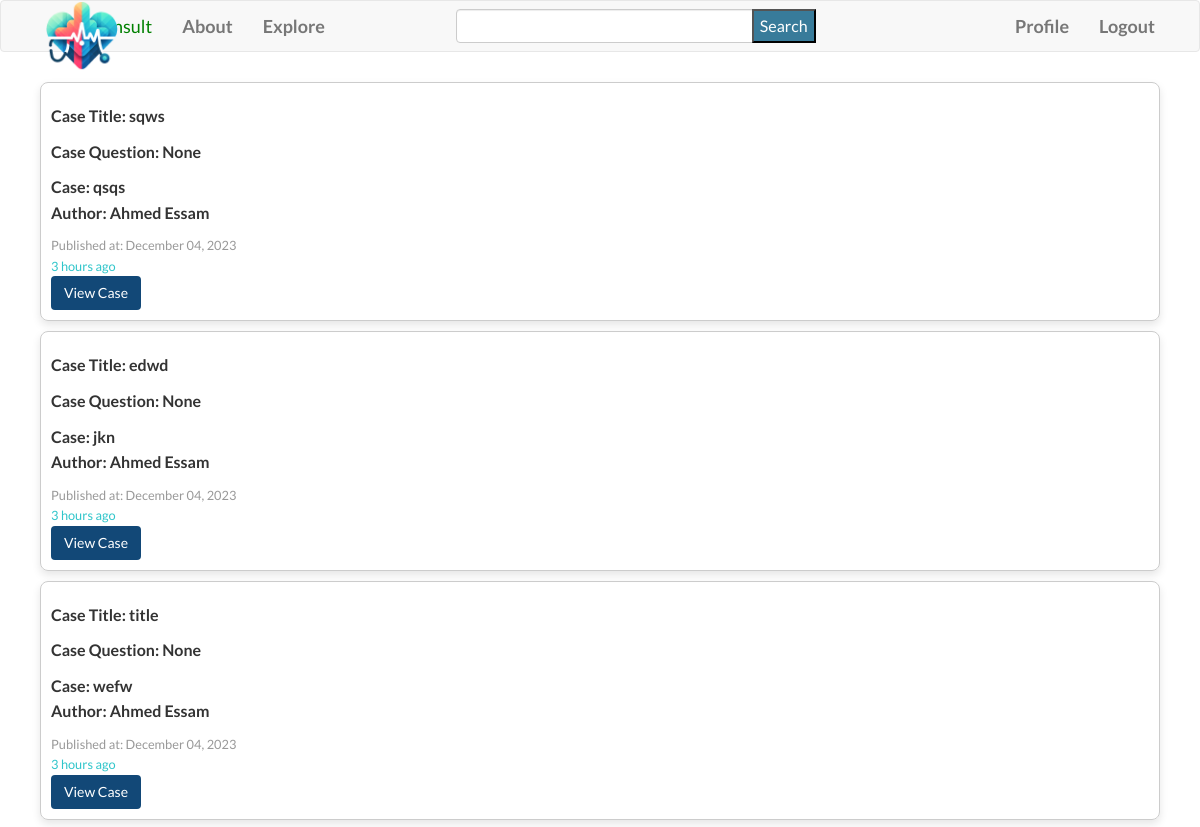
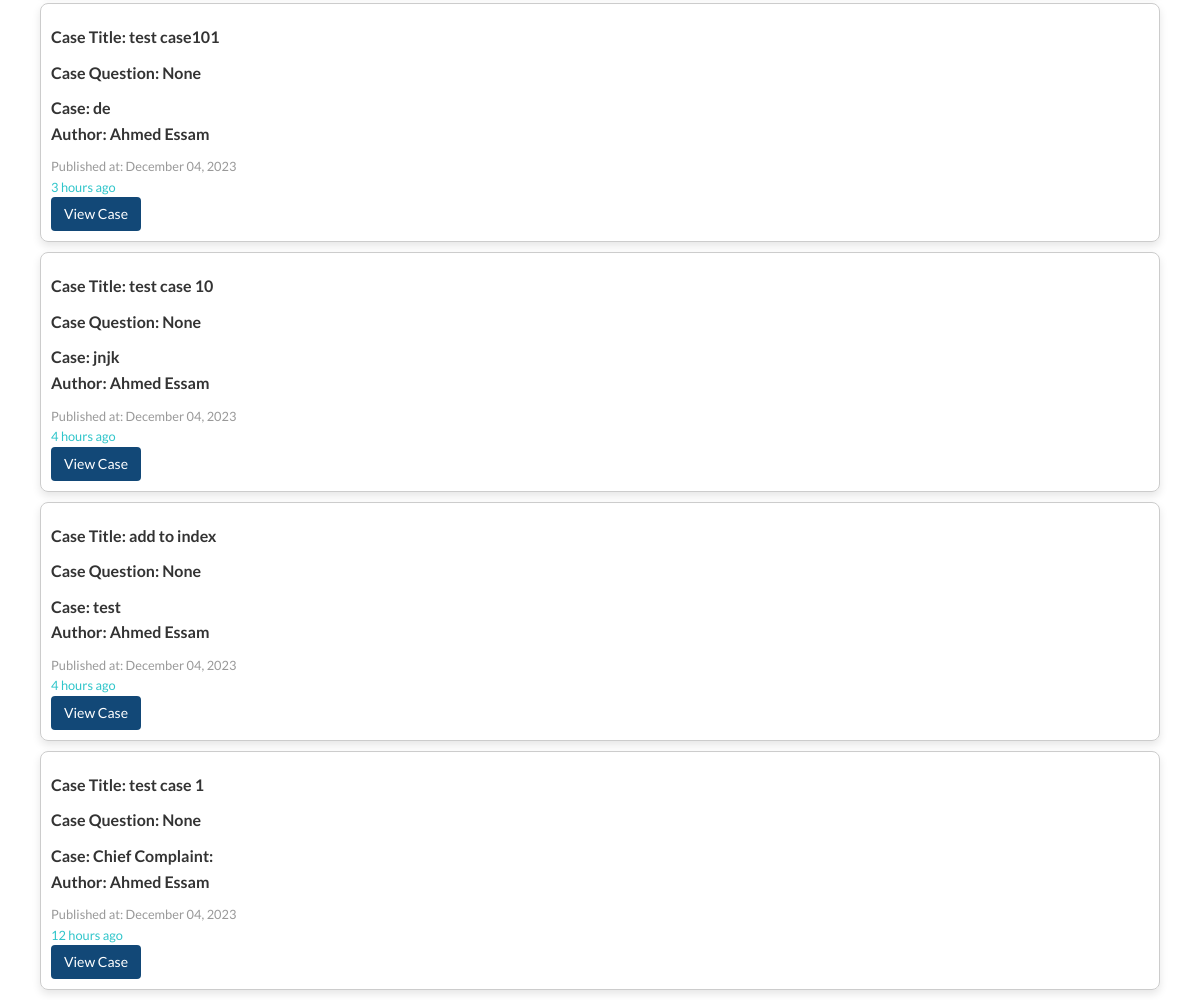
Screenshot of /explore (signed in) with the database file from the repository (2 pictures, top to bottom).
### app/models.py (models this page shows, shortened)
class Case(db.Model):
    id = db.Column(db.Integer, primary_key=True)
    title = db.Column(db.String(140))
    question = db.Column(db.String(140))
    patient_age = db.Column(db.String(20))
    patient_sex = db.Column(db.String(10))
    chief_complaint = db.Column(db.Text)
    medical_history = db.Column(db.Text)
    current_medications = db.Column(db.Text)
    image_files = db.Column(db.String(255))  # Store file paths for images
    lab_files = db.Column(db.String(255))  # Store file paths for lab files
    timestamp = db.Column(db.DateTime, index=True, default=datetime.utcnow)
    user_id = db.Column(db.Integer, db.ForeignKey('user.id'))
    comments = db.relationship('Comment', backref='case', lazy='dynamic')

class User(UserMixin,db.Model):
    id = db.Column(db.Integer, primary_key=True)
    username = db.Column(db.String(65), index=True, unique=True)
    email = db.Column(db.String(120), index=True, unique=True)
    password_hash = db.Column(db.String(128))
    bio = db.Column(db.String(200))
    medical_degree = db.Column(db.String(100))
    speciality = db.Column(db.String(100))
    licenses = db.Column(db.String(200))
    last_seen = db.Column(db.DateTime, default=datetime.utcnow)
    cases = db.relationship('Case', backref='author', lazy="dynamic")
    followed = db.relationship(
        'User',
        secondary=followers,
        primaryjoin=(followers.c.follower_id == id),
        secondaryjoin=(followers.c.followed_id == id),
        backref=db.backref('followers',lazy='dynamic'),
        lazy='dynamic'
        )
    comments= db.relationship('Comment', backref='author', lazy='dynamic')

### app/routes.py (the view)
@app.route('/explore')
@login_required
def explore():
    page = request.args.get('page', 1, type=int)
    cases = Case.query.order_by(Case.timestamp.desc()).paginate(page=page, per_page=app.config['CASES_PER_PAGE'], error_out=False)
    return render_template('explore.html', title='Explore', cases=cases.items)

### forms.py
class SearchForm(FlaskForm):
    query = StringField('Query', validators=[DataRequired()])
    submit = SubmitField('Search')

### app/routes.py (called while the page is built)
@login.user_loader
def load_user(id):
    return User.query.get(int(id))

@app.before_request
def before_request():
    if current_user.is_authenticated:
        current_user.last_seen = datetime.utcnow()
        db.session.commit()
        g.search_form = SearchForm()

### app/templates/explore.html (shortened to what this page needs)
{% extends "base.html" %}
{% import 'bootstrap/wtf.html' as wtf %}
{% block head %}
    {{ super() }}
    <link rel="stylesheet" href="{{ url_for('static', filename='css/explore.css') }}">
{% endblock %}
{% block app_content %}
{% for case in cases %}
<div class="case-block">
    <div class="row">
        <div class="col-md-8">
            <p class="case-title">Case Title: <b>{{ case.title }}</b></p>
            <p class="case-title">Case Question: <b>{{ case.question }}</b></p>
            <p class="case-complaint">Case: {{ case.chief_complaint }}</p>
            <p class="case-author">
                <span>Author:
                </span>  {{ case.author.username if case.author }}
            </p>
            <p class="case-date">Published at:
                {{ (case.timestamp.strftime('%B %d, %Y')) }} <br>
                <span style="color:#2FC5CA">
                    {{ moment(case.timestamp).fromNow() }}
                </span>
            </p>
            <p class="case-link">
                <a class="btn" style="background-color:#124877;" href="{{ url_for('show_case', case_id=case.id) }}">View Case</a>
            </p>
        </div>
        <div class="col-md-4">
        </div>
    </div>
</div>
{% endfor %}
{% endblock %}

### app/templates/base.html (shortened to what this page needs)
{% extends 'bootstrap/base.html' %}
{% block head %}
    {{ super() }}
    <link rel="stylesheet" href="{{ url_for('static', filename='css/base.css') }}">
    <link rel="stylesheet" href="https://cdnjs.cloudflare.com/ajax/libs/font-awesome/5.15.3/css/all.min.css">
{% endblock %}
{% block navbar %}
    <nav class="navbar navbar-default">
        <div class="container">
            <div class="navbar-header">
                <a  href="{{ url_for('index') }}">
                    <img id="logo" src="{{ url_for('static', filename='images/mediconsult_.png') }}">
                </a>
                <a class="navbar-brand" href="{{ url_for('index') }}" style="color:green; margin-left:5px">MediConsult</a>            </div>
                <div class="collapse navbar-collapse" id="bs-example-navbar-collapse-1">
                <ul class="nav navbar-nav">
                    <li><a href="{{ url_for('about') }}">About</a></li>
                    <li><a href="{{ url_for('explore') }}">Explore</a></li>
                </ul>
                <div class="search_form">
                    <form method="" action="">
                        {{ g.search_form.query(class='form-control') }}
                        {{ g.search_form.submit(id="search_submit") }}
                    </form>
                </div>
                <ul class="nav navbar-nav navbar-right">
                    {% if current_user.is_anonymous %}
                    <li><a href="{{ url_for('login') }}">Login</a></li>
                    {% else %}
                    <li><a href="{{ url_for('user', username=current_user.username) }}">Profile</a></li>
                    <li><a href="{{ url_for('logout') }}">Logout</a></li>
                    {% endif %}
                </ul>
            </div>
        </div>
    </nav>
{% endblock %}
{% block content %}
    <div class="container">
        {% block app_content %}{% endblock %}
    </div>
{% endblock %}

### app/static/css/base.css (style rules this page uses)
body, ul, li, p { margin: 0; padding: 0; }
body { margin: 0 !important; font-family: 'Lato', sans-serif; line-height: 1.6; font-size: 16px; min-height: 100vh; overflow-x: hidden; }
.row { display: flex; flex-wrap: wrap; }
#logo { width: 10%; position: absolute; top: -24px; left: 20px; margin-right: 3px; z-index: 10; }
.navbar-brand { margin-left: 3px; }
nav li a { font-weight: 600; font-size: 18px; }
li { list-style-type: none; }
.search_form { position: absolute; left: 38%; top: 16%; width: 30%; }
#search_submit { position: absolute; top: 0; right: 0; background-color: #387B9A; height: 100%; color: white; }

### app/static/css/explore.css (style rules this page uses)
.case-block { border: 1px solid #ccc; border-radius: 8px; padding: 10px; margin: 10px; box-shadow: 0 4px 8px rgba(0, 0, 0, 0.1); }
.case-author { font-weight: bold; color: #333; }
.case-title { font-weight: bold; color: #333; margin-top: 10px; }
.case-complaint { margin-top: 10px; font-weight: bold; color: #333; }
.case-date { font-size: 0.8em; color: #999; margin-top: 10px; }
.case-link a { color: white; text-decoration: none; }

### rows the page displays
Case: title "sqws", question "None", chief_complaint "qsqs", author "Ahmed Essam", timestamp "December 04, 2023", timestamp "3 hours ago"
Case: title "edwd", question "None", chief_complaint "jkn", author "Ahmed Essam", timestamp "December 04, 2023", timestamp "3 hours ago"
Case: title "title", question "None", chief_complaint "wefw", author "Ahmed Essam", timestamp "December 04, 2023", timestamp "3 hours ago"
Case: title "test case101", question "None", chief_complaint "de", author "Ahmed Essam", timestamp "December 04, 2023", timestamp "3 hours ago"
Case: title "test case 10", question "None", chief_complaint "jnjk", author "Ahmed Essam", timestamp "December 04, 2023", timestamp "4 hours ago"
Case: title "add to index", question "None", chief_complaint "test", author "Ahmed Essam", timestamp "December 04, 2023", timestamp "4 hours ago"
Case: title "test case 1", question "None", chief_complaint "Chief Complaint:", author "Ahmed Essam", timestamp "December 04, 2023", timestamp "12 hours ago"
